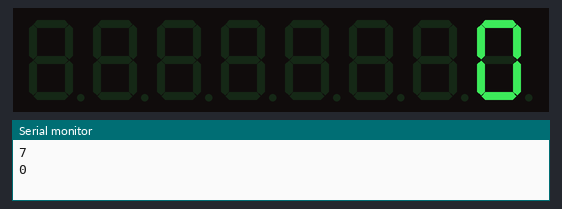
Bench run of a sketch on a simulated Arduino Uno, built with avr-gcc and run on an emulated ATmega328P. On the bench: 8-digit seven-segment display, the last lines printed to the serial monitor.

Above: at 0.06 s.
At 113.5 s:
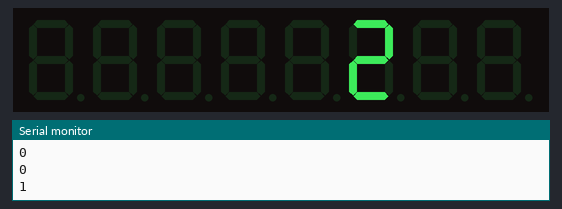

The sketch:

7segdipslay.ino
```cpp
#include <LedControl.h>

LedControl lc=LedControl(12,11,10,1);

unsigned long delaytime=125;

int seq1[] = {0,1,2,3,4,5,6,7};
int seq2[] = {0,1,2,3,4,5,6,7};
int seq3[] = {0,1,2,3,4,5,6,7};
int seq1_2[] = {0,1,2,3,4,5,6,7};
int seq2_3[] = {0,1,2,3,4,5,6,7};
int seq1_2_3[] = {0,1,2,3,4,5,6,7};
//array len - 1
int arraylen = 7;

int cnt = 0;

//store the state of the switches 0 = normal,1 = reset,2 = pingpong
int dir[] = {0,0,1,2,0,0,0,0};

int mode = 0;

int stepamt = 1;

int steps[] = {1,0,-1};

void setup() {
  // put your setup code here, to run once:
lc.shutdown(0,false);

lc.setIntensity(0,8);

lc.clearDisplay(0);

Serial.begin(115200);
Serial.println(arraylen);
}


void loop() {
  // put your main code here, to run repeatedly:
if(cnt == 0 & dir[cnt] == 0){
  mode = 0;
}
else if(dir[cnt] == 1){
  mode = 1;
}
else if(dir[cnt] == 2){
  mode = 2;
}


stepamt = steps[mode];

Serial.println(mode);
display_word(seq1[cnt],cnt);
//Serial.println(steps[mode]);
cnt = cnt + stepamt;
switch(mode){
  case 0:
  if ( cnt == 8){
    cnt = 0;
  }
  break;

  case 1:
    cnt = 0;
  break;

  case 2:
  if(cnt < 0){
    cnt = 7;
  }
  break;
}


delay(delaytime);
  }


void display_word(int disp, int add){
  lc.clearDisplay(0);
lc.setChar(0, add, disp, false);
}
```
